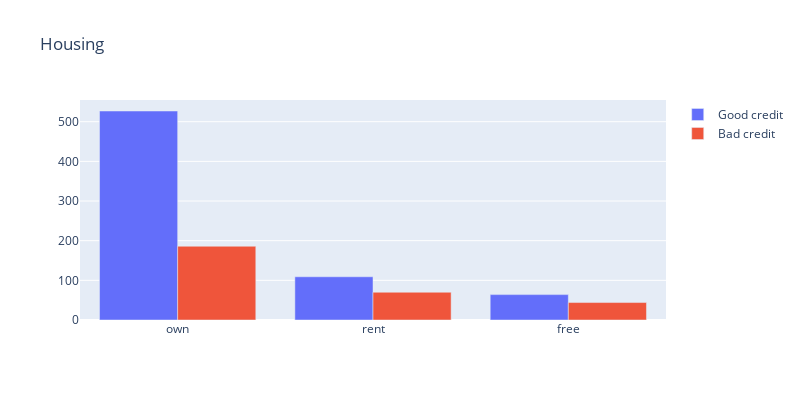

The notebook cell this image was saved under:
### Markdown cell above
### 2.2.4. Housing

### Code cell
graph0=go.Bar(x=df[df["Risk"]=="good"]["Housing"].value_counts().index.values,y=df[df["Risk"]=="good"]["Housing"].value_counts().values, name="Good credit")
graph1=go.Bar(x=df[df["Risk"]=="bad"]["Housing"].value_counts().index.values,y=df[df["Risk"]=="bad"]["Housing"].value_counts().values, name="Bad credit")
data=[graph0,graph1]
layout=go.Layout(title="Housing")
fig=go.Figure(data=data,layout=layout)
fig['layout'].update(height=400, width=800, title='Housing', boxmode='group')

py.iplot(fig)

### Figure 1 — Plotly figure (JSON) as saved in the notebook; plotly's stock layout.template omitted (floating-point values rounded to 4 significant figures)
{"data": [{"name": "Good credit", "type": "bar", "x": ["own", "rent", "free"], "y": [527, 109, 64]}, {"name": "Bad credit", "type": "bar", "x": ["own", "rent", "free"], "y": [186, 70, 44]}], "layout": {"boxmode": "group", "height": 400, "title": {"text": "Housing"}, "width": 800}}
